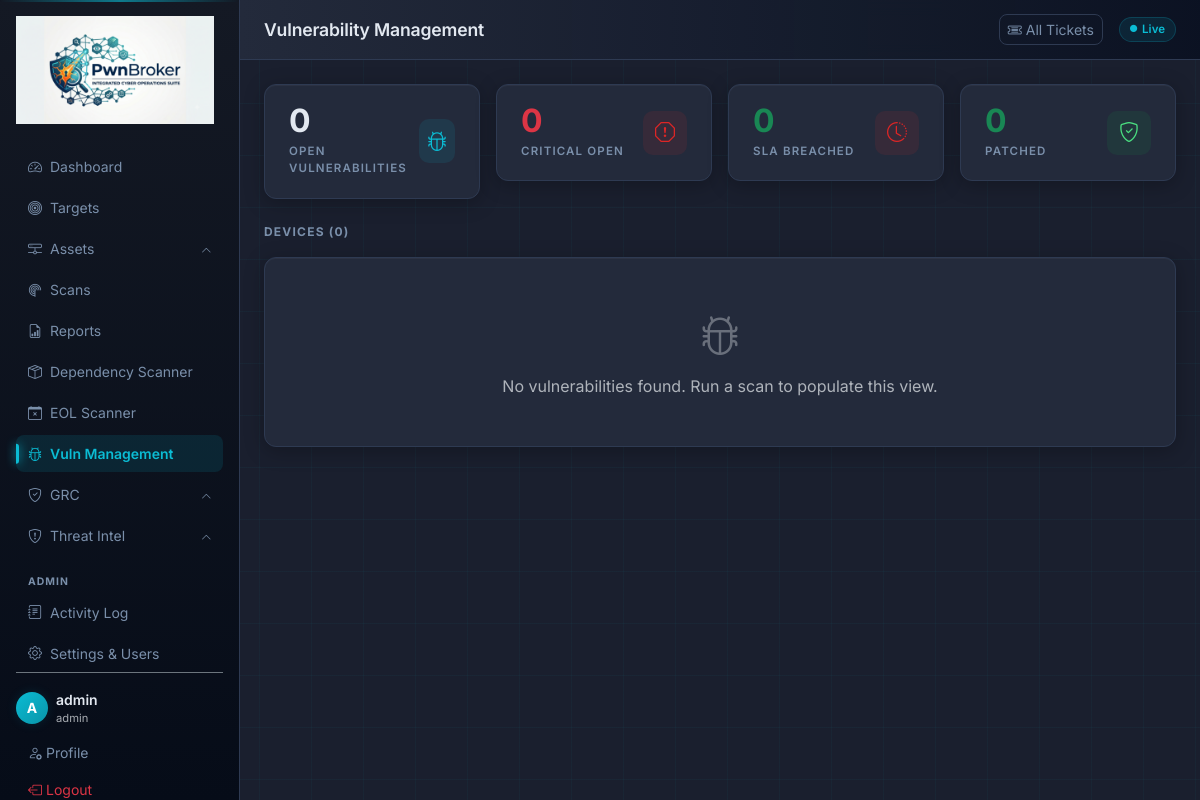
The page /vulns/ (signed in) on the database its author committed.
### app/models.py (models this page shows, shortened)
class User(UserMixin, db.Model):
    __tablename__ = "users"
    id = db.Column(db.Integer, primary_key=True)
    username = db.Column(db.String(80), unique=True, nullable=False)
    email = db.Column(db.String(120), unique=True, nullable=False)
    password_hash = db.Column(db.String(256), nullable=False)
    role = db.Column(db.String(20), default="user")  # admin | user
    active = db.Column(db.Boolean, default=True)
    created_at = db.Column(db.DateTime, default=lambda: datetime.now(timezone.utc))
    @property
    def is_admin(self):
        return self.role == "admin"

### app/routes/vulns.py (the view, shortened to what this page needs)
@vulns_bp.route("/")
@login_required
def index():
    _auto_sync()
    tickets = VulnTicket.query.all()
    open_t   = [t for t in tickets if not t.is_resolved]
    overdue  = [t for t in open_t  if t.sla_status == "overdue"]
    critical = [t for t in open_t  if t.severity == "critical"]
    patched  = [t for t in tickets if t.status == "patched"]
    by_device = {}
    device_rows = sorted(by_device.values(), key=lambda x: x["open"], reverse=True)
    return render_template("vulns/index.html",
                           device_rows=device_rows,
                           total_open=len(open_t),
                           total_critical=len(critical),
                           total_overdue=len(overdue),
                           total_patched=len(patched))

### app/routes/vulns.py (called while the page is built, shortened)
def _auto_sync():
    now = datetime.now(timezone.utc)
    tracked_sr  = set()
    tracked_key = set()
    for t in VulnTicket.query.with_entities(
        VulnTicket.scan_result_id, VulnTicket.target_id,
        VulnTicket.host_ip, VulnTicket.cve_id, VulnTicket.title
    ).all():
        tracked_sr.add(t.scan_result_id)
        tracked_key.add((t.target_id, t.host_ip or "", t.cve_id or t.title or ""))
    results = ScanResult.query.filter_by(result_type="vulnerability").all()
    changed = False
    if changed:
        db.session.commit()

### app/templates/vulns/index.html (shortened to what this page needs)
{% extends "base.html" %}
{% block page_title %}Vulnerability Management{% endblock %}
{% block header_actions %}
<a href="{{ url_for('vulns.tickets') }}" class="btn btn-sm btn-outline-secondary">
  <i class="bi bi-ticket-detailed me-1"></i>All Tickets
</a>
{% endblock %}
{% block content %}
<div class="row g-3 mb-4">
  <div class="col-sm-6 col-xl-3">
    <a href="{{ url_for('vulns.tickets') }}?status=open" class="stat-card text-decoration-none" style="color:inherit;display:block">
      <div class="d-flex align-items-center justify-content-between">
        <div>
          <div class="stat-value">{{ total_open }}</div>
          <div class="stat-label">Open Vulnerabilities</div>
        </div>
        <div class="stat-icon" style="background:rgba(11,188,212,0.1);color:var(--accent)">
          <i class="bi bi-bug"></i>
        </div>
      </div>
    </a>
  </div>
  <div class="col-sm-6 col-xl-3">
    <a href="{{ url_for('vulns.tickets') }}?status=open&severity=critical" class="stat-card text-decoration-none" style="color:inherit;display:block">
      <div class="d-flex align-items-center justify-content-between">
        <div>
          <div class="stat-value text-danger">{{ total_critical }}</div>
          <div class="stat-label">Critical Open</div>
        </div>
        <div class="stat-icon" style="background:rgba(220,38,38,0.1);color:var(--critical)">
          <i class="bi bi-exclamation-octagon"></i>
        </div>
      </div>
    </a>
  </div>
  <div class="col-sm-6 col-xl-3">
    <a href="{{ url_for('vulns.tickets') }}?status=open" class="stat-card text-decoration-none" style="color:inherit;display:block">
      <div class="d-flex align-items-center justify-content-between">
        <div>
          <div class="stat-value {% if total_overdue %}text-danger{% else %}text-success{% endif %}">{{ total_overdue }}</div>
          <div class="stat-label">SLA Breached</div>
        </div>
        <div class="stat-icon" style="background:rgba(220,38,38,0.1);color:var(--critical)">
          <i class="bi bi-clock-history"></i>
        </div>
      </div>
    </a>
  </div>
  <div class="col-sm-6 col-xl-3">
    <a href="{{ url_for('vulns.tickets') }}?status=patched" class="stat-card text-decoration-none" style="color:inherit;display:block">
      <div class="d-flex align-items-center justify-content-between">
        <div>
          <div class="stat-value text-success">{{ total_patched }}</div>
          <div class="stat-label">Patched</div>
        </div>
        <div class="stat-icon" style="background:rgba(22,163,74,0.1);color:#4ade80">
          <i class="bi bi-shield-check"></i>
        </div>
      </div>
    </a>
  </div>
</div>
<div class="section-header mb-3">
  <span class="section-title">Devices ({{ device_rows | length }})</span>
</div>
{% if not device_rows %}
<div class="form-card text-center py-5 text-muted">
  <i class="bi bi-bug fs-1 d-block mb-2 opacity-50"></i>
  No vulnerabilities found. Run a scan to populate this view.
</div>
{% endif %}
{% endblock %}

### app/templates/base.html (shortened to what this page needs)
<!DOCTYPE html>
<html lang="en" data-bs-theme="dark">
  <head>
    <link
      href="https://cdn.jsdelivr.net/npm/bootstrap@5.3.3/dist/css/bootstrap.min.css"
      rel="stylesheet">
    <link
      href="https://cdn.jsdelivr.net/npm/bootstrap-icons@1.11.3/font/bootstrap-icons.min.css"
      rel="stylesheet">
    <link href="{{ url_for('static', filename='css/style.css') }}"
      rel="stylesheet">
  </head>
  <body>
{% if current_user.is_authenticated %}
<div class="d-flex" id="app-wrapper">
  <nav id="sidebar" class="d-flex flex-column p-3">
    <a href="{{ url_for("dashboard.index") }}" class="sidebar-brand d-block mb-4">
      <img src="{{ url_for("static", filename = "img/logo.png") }}" alt="PwnBroker" class="sidebar-logo">
    </a>
    <ul class="nav flex-column gap-1">
      <li class="nav-item">
        <a href="{{ url_for("dashboard.index") }}" class="nav-link {% if request.endpoint == 'dashboard.index' %}active{% endif %}">
          <i class="bi bi-speedometer2 me-2"></i>Dashboard
        </a>
      </li>
      <li class="nav-item">
        <a href="{{ url_for("targets.index") }}" class="nav-link {% if 'targets' in request.endpoint %}active{% endif %}">
          <i class="bi bi-bullseye me-2"></i>Targets
        </a>
      </li>
      <li class="nav-item">
        <a href="#assets-group"
           class="nav-link nav-group-toggle d-flex align-items-center justify-content-between {% if 'assets' in (request.endpoint or '') %}active{% endif %}"
           data-bs-toggle="collapse"
           aria-expanded="{{ 'true' if 'assets' in (request.endpoint or '') else 'false' }}"
           aria-controls="assets-group">
          <span><i class="bi bi-hdd-network me-2"></i>Assets</span>
          <i class="bi bi-chevron-down nav-chevron"></i>
        </a>
      </li>
      <li class="nav-item">
        <a href="{{ url_for("scans.index") }}" class="nav-link {% if 'scans' in request.endpoint %}active{% endif %}">
          <i class="bi bi-radar me-2"></i>Scans
        </a>
      </li>
      <li class="nav-item">
        <a href="{{ url_for("reports.index") }}" class="nav-link {% if 'reports' in request.endpoint %}active{% endif %}">
          <i class="bi bi-file-earmark-bar-graph me-2"></i>Reports
        </a>
      </li>
      <li class="nav-item">
        <a href="{{ url_for("dependency.index") }}" class="nav-link {% if 'dependency' in request.endpoint %}active{% endif %}">
          <i class="bi bi-box-seam me-2"></i>Dependency Scanner
        </a>
      </li>
      <li class="nav-item">
        <a href="{{ url_for("eol.index") }}" class="nav-link {% if 'eol' in (request.endpoint or '') %}active{% endif %}">
          <i class="bi bi-calendar-x me-2"></i>EOL Scanner
        </a>
      </li>
      <li class="nav-item">
        <a href="{{ url_for("vulns.index") }}" class="nav-link {% if 'vulns' in (request.endpoint or '') %}active{% endif %}">
          <i class="bi bi-bug me-2"></i>Vuln Management
        </a>
      </li>
      <li class="nav-item">
        <a href="#grc-group"
           class="nav-link nav-group-toggle d-flex align-items-center justify-content-between {% if 'grc' in (request.endpoint or '') %}active{% endif %}"
           data-bs-toggle="collapse"
           aria-expanded="{{ 'true' if 'grc' in (request.endpoint or '') else 'false' }}"
           aria-controls="grc-group">
          <span><i class="bi bi-shield-check me-2"></i>GRC</span>
          <i class="bi bi-chevron-down nav-chevron"></i>
        </a>
      </li>
      <li class="nav-item">
        <a href="#threat-group"
           class="nav-link nav-group-toggle d-flex align-items-center justify-content-between {% if 'threat' in (request.endpoint or '') %}active{% endif %}"
           data-bs-toggle="collapse"
           aria-expanded="{{ 'true' if 'threat' in (request.endpoint or '') else 'false' }}"
           aria-controls="threat-group">
          <span><i class="bi bi-shield-exclamation me-2"></i>Threat Intel</span>
          <i class="bi bi-chevron-down nav-chevron"></i>
        </a>
      </li>
      {% if current_user.is_admin %}
      <li class="mt-3 sidebar-section-label">ADMIN</li>
      <li class="nav-item">
        <a href="{{ url_for("activity.index") }}" class="nav-link {% if 'activity' in (request.endpoint or '') %}active{% endif %}">
          <i class="bi bi-journal-text me-2"></i>Activity Log
        </a>
      </li>
      <li class="nav-item">
        <a href="{{ url_for("settings.index") }}" class="nav-link {% if 'settings' in (request.endpoint or '') %}active{% endif %}">
          <i class="bi bi-gear me-2"></i>Settings &amp; Users
        </a>
      </li>
      {% endif %}
    </ul>
    <div class="mt-auto pt-3 border-top border-secondary">
      <div class="d-flex align-items-center gap-2 mb-2">
        <div class="user-avatar">{{ current_user.username[0].upper() }}</div>
        <div>
          <div class="fw-semibold small">{{ current_user.username }}</div>
          <div class="text-muted" style="font-size:0.7rem">{{ current_user.role }}</div>
        </div>
      </div>
      <a href="{{ url_for("users.profile") }}" class="nav-link small"><i class="bi bi-person-gear me-1"></i>Profile</a>
      <a href="{{ url_for("auth.logout") }}" class="nav-link small text-danger"><i class="bi bi-box-arrow-left me-1"></i>Logout</a>
    </div>
  </nav>
  <div id="main-content" class="flex-grow-1">
    <header class="top-bar d-flex align-items-center justify-content-between px-4">
      <h1 class="page-title mb-0">{% block page_title %}{% endblock %}</h1>
      <div class="d-flex align-items-center gap-3">
        {% block header_actions %}{% endblock %}
        <span class="live-badge">
          <i class="bi bi-circle-fill pulse" style="font-size:0.45rem"></i>Live
        </span>
      </div>
    </header>
    <div class="content-area px-4 py-4">
      {% block content %}{% endblock %}
    </div>
  </div>
</div>
{% else %}
{% block auth_content %}{% endblock %}
{% endif %}
  </body>
</html>

### rows shown on the page
User: username "A", username "admin", role "admin"

### other values the page prints
{{ total_open }} "0"
{{ total_critical }} "0"
{{ total_overdue }} "0"
{{ total_patched }} "0"
{{ device_rows | length }} "0"
